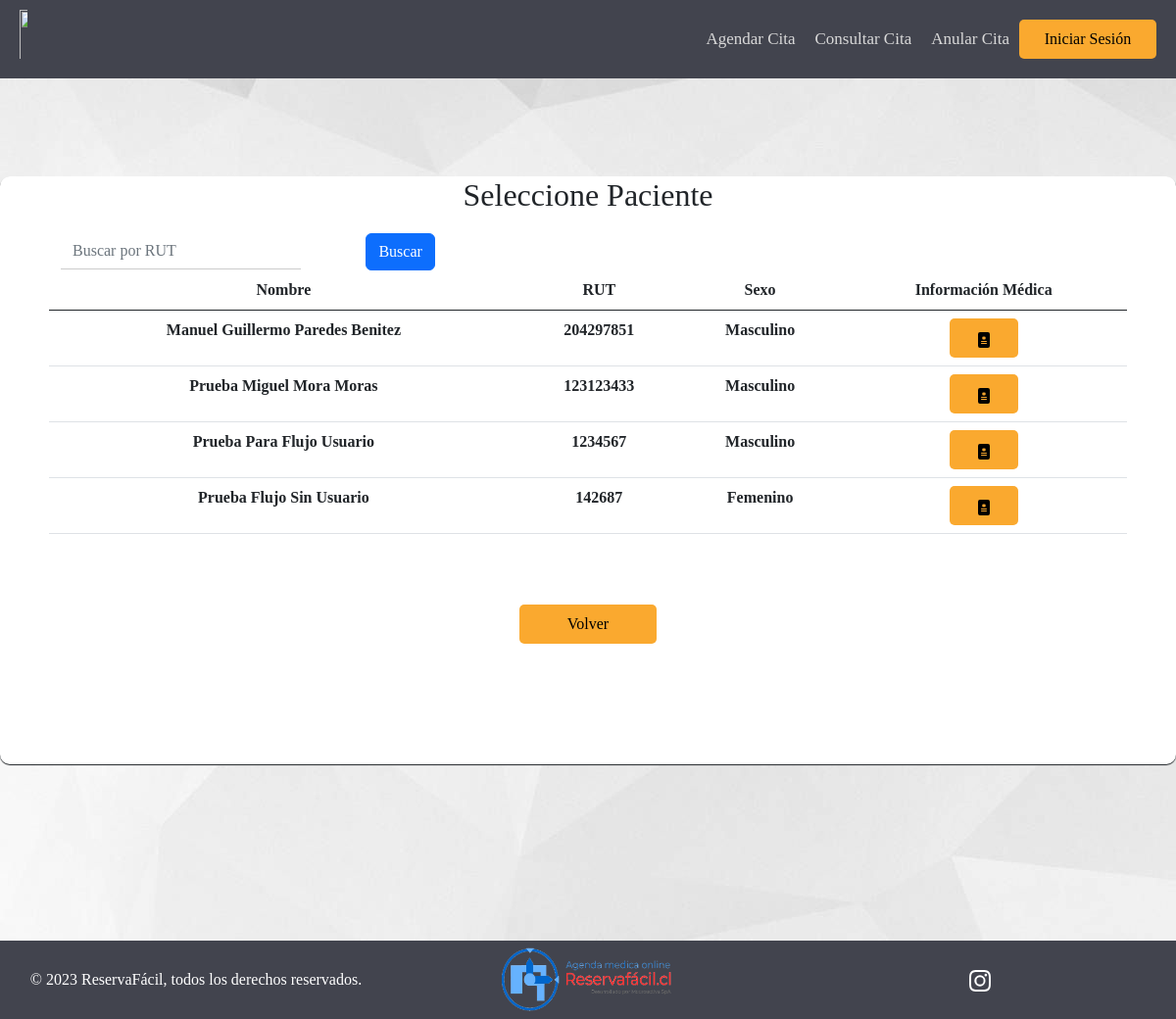
/pacientes_fichas_medicas/, run on an earlier commit of the app's database.
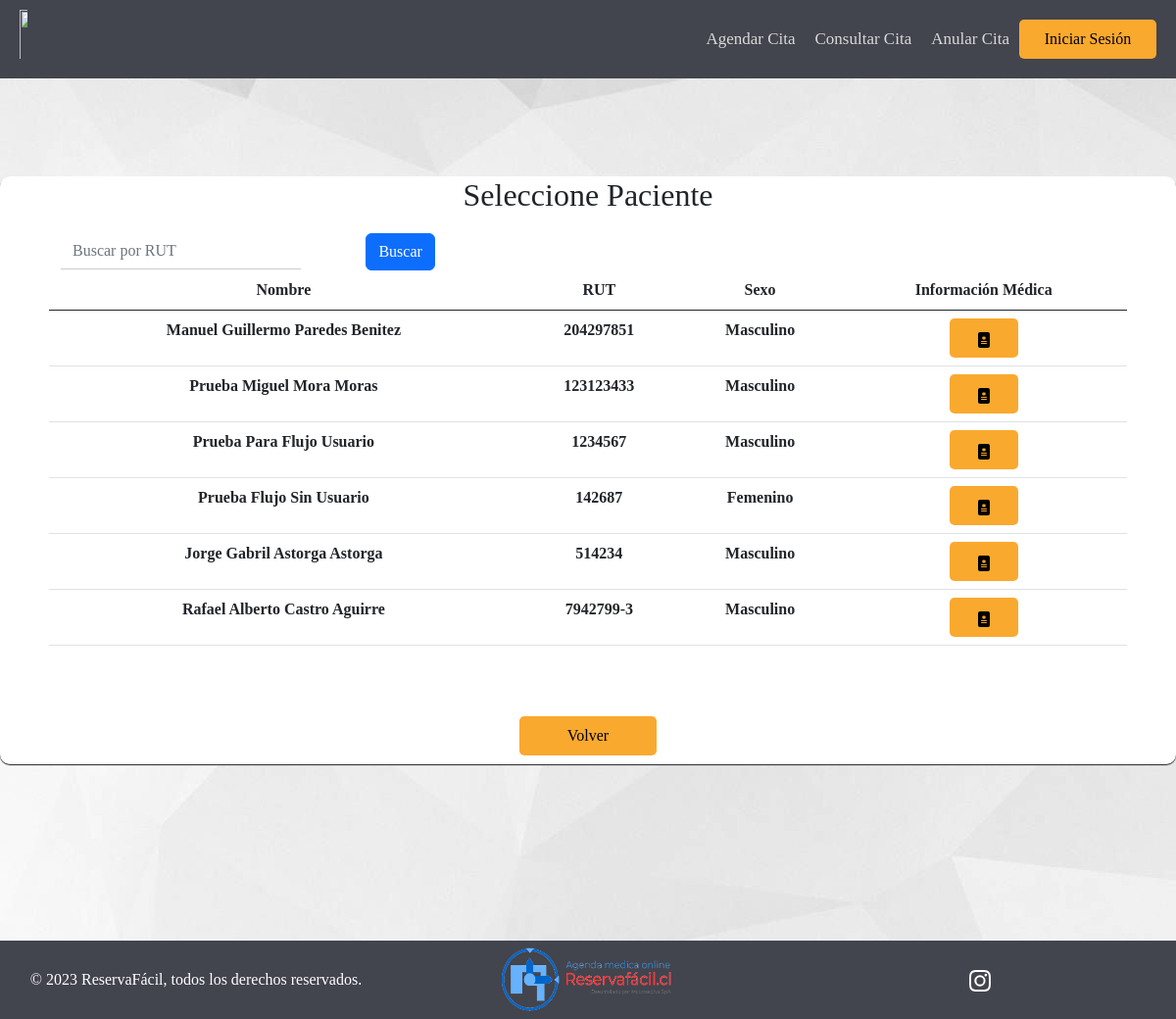
And on a later commit of the database.
### AppReservaFacil/models.py (models this page shows, shortened)
class Paciente(models.Model):
    ID_Paciente = models.IntegerField(primary_key=True, unique=True)
    Nombre_Paciente = models.CharField(max_length = 256)
    Rut = models.CharField(max_length=9, null = True)
    Sexo = models.CharField(SEXO_CHOICES, max_length=9, null = True)
    Fecha_de_nacimiento_P = models.DateField(null = True)
    Direccion_P = models.CharField(max_length=256, null = True)
    Telefono_P = models.CharField(max_length=9, null = True)
    Usuario_P = models.ForeignKey(User, null=True, on_delete=models.RESTRICT)
    Primer_Login = models.BooleanField(default=True)
    class Meta:
        verbose_name = 'Paciente'
        verbose_name_plural = 'Pacientes'

### AppReservaFacil/views.py (the view)
# urls.py: path('pacientes_fichas_medicas/', views.pacientes_fichas_medicas, name = 'pacientes_fichas_medicas'),
def pacientes_fichas_medicas(request):
    if request.method == 'POST':
        print("Manolo Print")
        if 'doc_pac' in request.POST:
            nom_pac = request.POST.get('doc_pac')
            url = reverse('filtro_ficha_medica') + '?nom_pac={}'.format(nom_pac)
            return redirect(url)
        elif 'buscar-btn' in request.POST:
            print("Manolo buscar-btn")
            rut = request.POST.get('buscar-input')
            Pacientes = Paciente.objects.filter(Rut__icontains=rut)
    else:
        print("Manolo Else")
        Pacientes = Paciente.objects.all()
    contexto = {'Pacientes':Pacientes}
    return render(request, "Especialistas/pacientes_fichas_medicas.html", contexto)

### AppReservaFacil/templatetags/auth_extras.py (called while the page is built)
@register.filter(name='has_group')
def has_group(user, group_name):
    group = Group.objects.get(name=group_name)
    return True if group in user.groups.all() else False

### AppReservaFacil/templates/Especialistas/pacientes_fichas_medicas.html (shortened to what this page needs)
{% extends "../Clientes/index.html" %}
{% block footer %}
  <div class="div-mediano">
        <h2 id="titulo-inicio-sesion">Seleccione Paciente</h2>
        <div class="row row-margin table-responsive">
            <table class="table table-hover table-pagination">
                <thead>
                    <tr>
                        <div class="row">
                            <div class="col-md-3">
                                <form method="post">
                                    <div class="form-group">
                                        <input type="text" class="form-control" id="buscar-input" name="buscar-input" placeholder="Buscar por RUT">
                                      </div>
                                    </div>
                                    <div class="col-md-2">
                                    <button type="submit" class="btn btn-primary" id="buscar-btn" name="buscar-btn">Buscar</button>
                            </div>
                        </div>
                        <th>Nombre</th>
                        <th class="rut">RUT</th>
                        <th>Sexo</th>
                        <th>Información Médica</th>
                    </tr>
                </thead>
                {% if Pacientes %}
                <tbody>
                        {% for Pac in Pacientes %}
                        <tr>
                            <th>{{Pac.Nombre_Paciente}}</th>
                            <th class="rut">{{Pac.Rut}}</th>
                            <th>{{Pac.Sexo}}</th>
                            <th>
                              <form method="post" >
                                <button class="btn-naranja-pequeno" type="submit" name="doc_pac" value="{{Pac.Nombre_Paciente}}" id="doc_pac" >
                                </button>
                            </th>
                        </tr>
                        {% endfor %}
                </tbody>
                {%else%}
                <tbody>
                        <tr>
                            <td colspan="5" style="text-align: center">No hay pacientes en el sistema</td>
                        </tr>
                    </tbody>
                {% endif %}
            </table>
            </div>
            <button type="button" class="btn-naranja-mediano row-margin"><a href="{{ request.META.HTTP_REFERER }}">Volver</a></button>
        </div>
{% endblock %}

### AppReservaFacil/templates/Clientes/index.html (shortened to what this page needs)
{% load static %}
{% load auth_extras %}
<!DOCTYPE html>
<html lang="es">
<head>
    <link href="../../../static/css.css" rel="stylesheet">
    <link href="https://cdn.jsdelivr.net/npm/bootstrap@5.0.2/dist/css/bootstrap.min.css" rel="stylesheet">
    <link href="https://cdn.jsdelivr.net/npm/bootstrap@5.2.3/dist/css/bootstrap.min.css" rel="stylesheet">
</head>
<body>
<header>
    <div id="div-nav-left">
        <a href="/"><img src="{static 'img/logocirc.png'}" width="28px" height="60px"></a>
    </div>
    <div id="div-nav-right">
        <nav>
            <ul>
                {% if request.user|has_group:"Especialistas" %}
                    <li><a href="/agenda_especialista">Agenda</a></li>
                    <li><a href="/pacientes_fichas_medicas">Ficha Médica</a></li>
                    <li><a href="/consultar_hora">Emitir Receta</a></li>
                    {% if user.is_authenticated %}
                        <button id="btn-inicio-sesion" type="button" class="btn-naranja-mediano"><a href="/cerrarSesion">Cerrar Sesión</a></button>
                    {% else %}
                        <button id="btn-inicio-sesion" type="button" class="btn-naranja-mediano"><a href="/inicioSesion">Iniciar Sesión</a></button>
                    {% endif %}
                {% else %}
                    {% if user.is_superuser %}
                        <div class="bubble-text" id="mensajeEspecialista" style="display:none;">
                            <div id="mensajeAdmin">
                                <br>
                                <h1 class="titulo-margin">¿Qué desea hacer?</h1>
                                <div class="col">
                                    <button class="btn-naranja-mediano btn-margin"><a href="/admin_Agregar_Especialista">Agregar Especialista</a></button>
                                </div>
                                <div class="col">
                                    <button class="btn-naranja-mediano btn-margin"><a href="/admin_Eliminar_Especialista">Eliminar Especialista</a></button>
                                </div>
                                <br>
                                <div class="col">
                                <button class="btn-naranja-mediano" onclick="ocultarMensajeEspecialista()">Cancelar</button>
                                </div>
                                </div>
                        </div>
                        <div class="bubble-text" id="mensajeOperador" style="display:none;">
                            <div id="mensajeAdmin">
                                <br>
                                <h1 class="titulo-margin">¿Qué desea hacer?</h1>
                                <div class="col">
                                    <button class="btn-naranja-mediano btn-margin"><a href="/admin_Agregar_Operador">Agregar Operador</a></button>
                                </div>
                                <div class="col">
                                    <button class="btn-naranja-mediano btn-margin"><a href="/admin_Eliminar_Operador">Eliminar Operador</a></button>
                                </div>
                                <br>
                                <div class="col">
                                <button class="btn-naranja-mediano" onclick="ocultarMensajeOperador()">Cancelar</button>
                                </div>
                                </div>
                        </div>
                        <div class="bubble-text" id="mensajeEspecialidad" style="display:none;">
                            <div id="mensajeAdmin">
                                <br>
                                <h1 class="titulo-margin">¿Qué desea hacer?</h1>
                                <div class="col">
                                    <button class="btn-naranja-mediano btn-margin"><a href="/admin_Agregar_Especialidad">Agregar Especialidad</a></button>
                                </div>
                                <div class="col">
                                    <button class="btn-naranja-mediano btn-margin"><a href="/admin_Eliminar_Especialidad">Borrar Especialidad</a></button>
                                </div>
                                <br>
                                <div class="col">
                                <button class="btn-naranja-mediano" onclick="ocultarMensajeEspecialidad()">Cancelar</button>
                                </div>
                                </div>
                        </div>
                        <li onclick="mostrarMensajeEspecialista()" id="men_Especialistas"><a href="#" >Especialistas</a></li>
                        <li onclick="mostrarMensajeOperador()" id="men_Operadores"><a href="#">Operadores</a></li>
                        <li onclick="mostrarMensajeEspecialidad()" id="men_Especialidad"><a href="#">Especialidades</a></li>
                        {% if user.is_authenticated %}
                            <button id="btn-inicio-sesion" type="button" class="btn-naranja-mediano"><a href="/cerrarSesion">Cerrar Sesión</a></button>
                        {% else %}
                            <button id="btn-inicio-sesion" type="button" class="btn-naranja-mediano"><a href="/inicioSesion">Iniciar Sesión</a></button>
                        {% endif %}
                    {% else %}
                        <li><a href="/agendar_hora">Agendar Cita</a></li>
                        <li><a href="/consultar_hora">Consultar Cita</a></li>
                        <li><a href="/anular_hora">Anular Cita</a></li>
                        {% if user.is_authenticated %}
                            <button id="btn-inicio-sesion" type="button" class="btn-naranja-mediano"><a href="/cerrarSesion">Cerrar Sesión</a></button>
                        {% else %}
                            <button id="btn-inicio-sesion" type="button" class="btn-naranja-mediano"><a href="/inicioSesion">Iniciar Sesión</a></button>
                        {% endif %}
                    {% endif %}
                {% endif %}
            </ul>
        </nav>
    </div>
</header>
<div id="main-content-centro">
{% block footer %}{% endblock %}
</div>
<footer>
    <div class="col">© 2023 ReservaFácil, todos los derechos reservados.</div>
    <div class="col">
        <a href="/"><img src="../../static/img/logo.png" width="190px" height="70px"></a>
    </div>
    <div class="col">
        <div class="col">
            <a href="">
            </a>
        </div>
    </div>
</footer>
</body>
</html>

### AppReservaFacil/static/Clientes/css.css (style rules this page uses)
html { height: 100%; }
* { margin: 0; padding: 0; box-sizing: border-box; font-family: 'Poppins','sans-serif'; }
header { height: 80px; background-color: #42444E; }
.btn-naranja-pequeno { height: 40px; width: 70px; background-color: #FAA92F; border-style: none; border-radius: 5px; margin: auto; }
.btn-naranja-mediano { height: 40px; width: 140px; background-color: #FAA92F; border-style: none; border-radius: 5px; margin: auto; }
.btn-naranja-mediano a { text-decoration: none; color: #000000; }
div#div-nav-left { float: left; }
div#div-nav-right { float: right; }
header div img { padding-left: 20px; padding-top: 10px; }
header div nav ul { margin: 0; padding: 0; list-style: none; padding-right: 20px; display: flex; }
header div nav ul li { display: inline-block; line-height: 80px; text-decoration: none; }
header div nav ul li a { font-size: 17px; display: block; padding: 0 10px; color: #D9D9D9; text-decoration: none; transition: background-color .7s; }
body { margin: auto; background-image:url("background.jpg"); background-repeat: no-repeat; height: 100%; }
.row-margin { margin-left: 50px !important; margin-right: 50px !important; margin-top: 20px !important; margin-bottom: 20px !important; }
#main-content-centro { height: 100%; display: grid; place-content: center; }
.form-control { border: none !important; border-bottom: 1px solid #ccc !important; border-radius: 0 !important; }
.div-mediano { height: 600px; width: 1200px; background-color: #ffffff; text-align: center; border-radius: 10px; box-shadow: 0px 1px 1px; }
footer { height: 80px; background-color: #42444E; position:relative; bottom: 0; width: 100%; text-align: center; color: #FFFFFF; font-family: 'Lobster', cursive; margin-top: 80px; text-decoration: none; justify-content: center; align-items: center; display: flex; }
footer div div a svg { color: #FFFFFF; transition-duration: 0.5s; }

What changed in the data, as far as the page shows it:
added Paciente: Nombre_Paciente "Jorge Gabril Astorga Astorga", Rut "514234", Sexo "Masculino"
added Paciente: Nombre_Paciente "Rafael Alberto Castro Aguirre", Rut "7942799-3", Sexo "Masculino"
